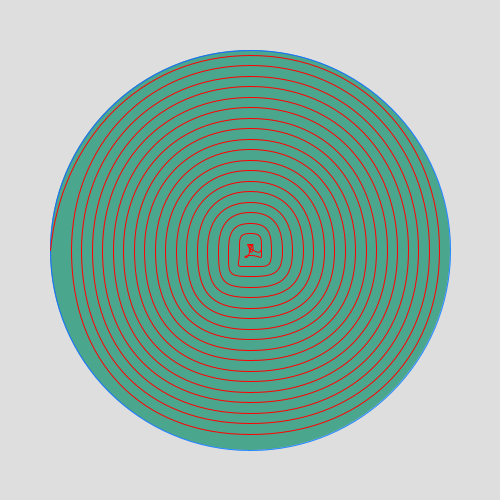
Frame 1 (no input)
Frame 2 (the mouse pressed at the canvas centre, redrawn once): identical to frame 1, image omitted

The Processing sketch that drew this single still picture (run headless with seeded random() and noise(); the mouse was pressed at the canvas centre and the sketch redrawn once):

// Processing sketch: CircleToSquare
// ── CircleToSquare.pde
boolean bWholeAnimation = false;
boolean bShowCircle = true;

void DrawCircle(float x, float y, float w, float h, float ratio)
{
  float l = 1 - ratio;
  float hw = w / 2, hh = h / 2;
  float lx = l * hw, ly = l * hh;
  // Assume here default CENTER mode
  x -= hw; y -= hh;

  beginShape();
  vertex(x, y + hh); // Left
  bezierVertex(x, y + ly,
      x + lx, y,
      x + hw, y); // Top
  bezierVertex(x + w - lx, y,
      x + w, y + ly,
      x + w, y + hh); // Right
  bezierVertex(x + w, y + h - ly,
      x + w - lx, y + h,
      x + hw, y + h); // Bottom
  bezierVertex(x + lx, y + h,
      x, y + h - ly,
      x, y + hh); // Back to left
  endShape();
}

// Could make it procedural but just for fun I make it recursive
// Plus the symbolism of the stack of calls winding up then unwinding
// is close of the concept of spiral spring...
void DrawSpiral(float cx, float cy, float diameter, float ratio, float interval, boolean bStart)
{
  float radius = diameter / 2;
  float ctrlLen = (1 - ratio) * radius;
  float x = cx - radius, y = cy - radius;
  float step = interval / 4;

  if (bStart)
  {
    beginShape();
    vertex(x, y + radius); // Left
  }
  bezierVertex(x + 2 * step, y + ctrlLen,
      x + ctrlLen, y + step,
      x + radius, y + step); // Top
  bezierVertex(x + diameter - ctrlLen, y + step,
      x + diameter - 2 * step, y + ctrlLen,
      x + diameter - 2 * step, y + radius); // Right
  bezierVertex(x + diameter - 2 * step, y + diameter - ctrlLen,
      x + diameter - ctrlLen, y + diameter - 3 * step,
      x + radius, y + diameter - 3 * step); // Bottom
  bezierVertex(x + ctrlLen, y + diameter - 3 * step,
      x + 4 * step, y + diameter - ctrlLen,
      x + 4 * step, y + radius); // Back to left
  if (radius > interval)
  {
    DrawSpiral(cx, cy, diameter - interval, ratio, interval, false);
  }
  else
  {
    endShape();
  }
}

// Ratio for perfect circle
float pcr = 0.5522847498;
float ratio = 0.0;
int direction = 1;
float angle = 0.0;
int halfW, halfH;

void setup()
{
  size(500, 500);
  halfW = width / 2;
  halfH = height / 2;
  smooth();
}

void draw()
{
  background(222);

  noStroke();
  if (bWholeAnimation)
  {
    pushMatrix();
    translate(halfW, halfH);
    rotate(angle);
    fill(0x33995500);
    rect(100 - halfW, 100 - halfH, width - 200, height - 200);
    pushMatrix();
    rotate(angle);
    fill(0x660000EE);
    DrawCircle(-halfW/2, -halfH/2, 200, 200, 3.0 - ratio);
    DrawCircle(halfW/2, halfH/2, 200, 200, 1.0 - ratio);
    popMatrix();
    rotate(HALF_PI + angle);
    DrawCircle(-halfW/2, -halfH/2, 200, 200, 2.0 - ratio);
    DrawCircle(halfW/2, halfH/2, 200, 200, -ratio);
    angle += PI/180;
    popMatrix();
  }

  fill(0x8800EE00);
  stroke(#2288FF);
  if (bShowCircle) ratio = pcr;
  DrawCircle(halfW, halfH, 400, 400, ratio);
  if (bShowCircle)
  {
    fill(0x480000EE);
    stroke(0x402288FF);
    ellipse(halfW, halfH, 400, 400);

    noFill();
    stroke(#FF0000);
    DrawSpiral(halfW, halfH, 400, pcr, 21, true);
    noLoop();
  }
  ratio += 0.01 * direction;
  if (ratio > 2.0 || ratio < -2.0) direction *= -1;
}
